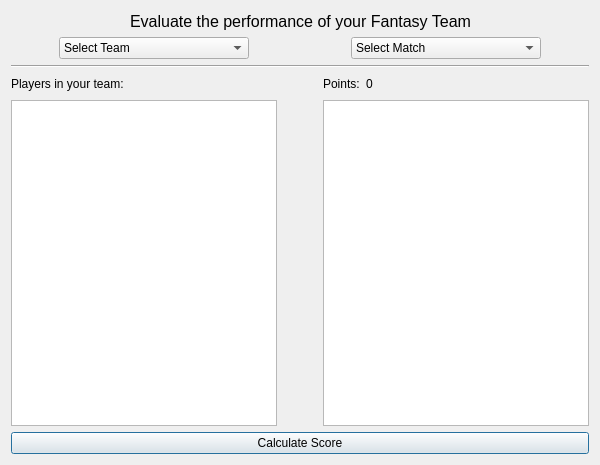
<?xml version="1.0" encoding="UTF-8"?>
<ui version="4.0">
 <class>evaluate_team_dialog</class>
 <widget class="QDialog" name="evaluate_team_dialog">
  <property name="geometry">
   <rect>
    <x>0</x>
    <y>0</y>
    <width>600</width>
    <height>465</height>
   </rect>
  </property>
  <property name="minimumSize">
   <size>
    <width>600</width>
    <height>465</height>
   </size>
  </property>
  <property name="windowTitle">
   <string>Evaluate Teams</string>
  </property>
  <property name="windowIcon">
   <iconset>
    <normaloff>ball.png</normaloff>ball.png</iconset>
  </property>
  <layout class="QVBoxLayout" name="verticalLayout_4">
   <item>
    <layout class="QVBoxLayout" name="verticalLayout_3">
     <item>
      <layout class="QHBoxLayout" name="horizontalLayout_2">
       <item>
        <spacer name="horizontalSpacer_5">
         <property name="orientation">
          <enum>Qt::Horizontal</enum>
         </property>
         <property name="sizeHint" stdset="0">
          <size>
           <width>40</width>
           <height>20</height>
          </size>
         </property>
        </spacer>
       </item>
       <item>
        <widget class="QLabel" name="label">
         <property name="font">
          <font>
           <pointsize>12</pointsize>
          </font>
         </property>
         <property name="text">
          <string>Evaluate the performance of your Fantasy Team</string>
         </property>
         <property name="alignment">
          <set>Qt::AlignCenter</set>
         </property>
        </widget>
       </item>
       <item>
        <spacer name="horizontalSpacer_6">
         <property name="orientation">
          <enum>Qt::Horizontal</enum>
         </property>
         <property name="sizeHint" stdset="0">
          <size>
           <width>40</width>
           <height>20</height>
          </size>
         </property>
        </spacer>
       </item>
      </layout>
     </item>
     <item>
      <layout class="QHBoxLayout" name="horizontalLayout_4" stretch="1,4,2,4,1">
       <item>
        <spacer name="horizontalSpacer_3">
         <property name="orientation">
          <enum>Qt::Horizontal</enum>
         </property>
         <property name="sizeHint" stdset="0">
          <size>
           <width>40</width>
           <height>20</height>
          </size>
         </property>
        </spacer>
       </item>
       <item>
        <widget class="QComboBox" name="team_select_dropdown">
         <item>
          <property name="text">
           <string>Select Team</string>
          </property>
         </item>
        </widget>
       </item>
       <item>
        <spacer name="horizontalSpacer_2">
         <property name="orientation">
          <enum>Qt::Horizontal</enum>
         </property>
         <property name="sizeHint" stdset="0">
          <size>
           <width>40</width>
           <height>20</height>
          </size>
         </property>
        </spacer>
       </item>
       <item>
        <widget class="QComboBox" name="match_select_dropdown">
         <item>
          <property name="text">
           <string>Select Match</string>
          </property>
         </item>
         <item>
          <property name="text">
           <string>Match 1</string>
          </property>
         </item>
         <item>
          <property name="text">
           <string>Match 2</string>
          </property>
         </item>
         <item>
          <property name="text">
           <string>Match 3</string>
          </property>
         </item>
         <item>
          <property name="text">
           <string>Match 4</string>
          </property>
         </item>
         <item>
          <property name="text">
           <string>Match 5</string>
          </property>
         </item>
        </widget>
       </item>
       <item>
        <spacer name="horizontalSpacer_4">
         <property name="orientation">
          <enum>Qt::Horizontal</enum>
         </property>
         <property name="sizeHint" stdset="0">
          <size>
           <width>40</width>
           <height>20</height>
          </size>
         </property>
        </spacer>
       </item>
      </layout>
     </item>
     <item>
      <widget class="Line" name="line">
       <property name="orientation">
        <enum>Qt::Horizontal</enum>
       </property>
      </widget>
     </item>
     <item>
      <layout class="QHBoxLayout" name="horizontalLayout_3" stretch="1,0,1">
       <item>
        <layout class="QVBoxLayout" name="verticalLayout_2">
         <item>
          <widget class="QLabel" name="label_2">
           <property name="minimumSize">
            <size>
             <width>0</width>
             <height>20</height>
            </size>
           </property>
           <property name="text">
            <string>Players in your team:</string>
           </property>
          </widget>
         </item>
         <item>
          <widget class="QListWidget" name="player_list"/>
         </item>
        </layout>
       </item>
       <item>
        <spacer name="horizontalSpacer">
         <property name="orientation">
          <enum>Qt::Horizontal</enum>
         </property>
         <property name="sizeHint" stdset="0">
          <size>
           <width>40</width>
           <height>20</height>
          </size>
         </property>
        </spacer>
       </item>
       <item>
        <layout class="QVBoxLayout" name="verticalLayout">
         <item>
          <layout class="QHBoxLayout" name="horizontalLayout">
           <item>
            <widget class="QLabel" name="label_3">
             <property name="text">
              <string>Points:</string>
             </property>
            </widget>
           </item>
           <item>
            <widget class="QLabel" name="total_points">
             <property name="text">
              <string>0</string>
             </property>
            </widget>
           </item>
           <item>
            <spacer name="horizontalSpacer_7">
             <property name="orientation">
              <enum>Qt::Horizontal</enum>
             </property>
             <property name="sizeHint" stdset="0">
              <size>
               <width>40</width>
               <height>20</height>
              </size>
             </property>
            </spacer>
           </item>
          </layout>
         </item>
         <item>
          <widget class="QListWidget" name="point_list"/>
         </item>
        </layout>
       </item>
      </layout>
     </item>
    </layout>
   </item>
   <item>
    <widget class="QPushButton" name="calc_score_button">
     <property name="text">
      <string>Calculate Score</string>
     </property>
    </widget>
   </item>
  </layout>
 </widget>
 <resources/>
 <connections>
  <connection>
   <sender>team_select_dropdown</sender>
   <signal>activated(QString)</signal>
   <receiver>player_list</receiver>
   <slot>clear()</slot>
   <hints>
    <hint type="sourcelabel">
     <x>196</x>
     <y>51</y>
    </hint>
    <hint type="destinationlabel">
     <x>199</x>
     <y>130</y>
    </hint>
   </hints>
  </connection>
  <connection>
   <sender>calc_score_button</sender>
   <signal>clicked()</signal>
   <receiver>point_list</receiver>
   <slot>clear()</slot>
   <hints>
    <hint type="sourcelabel">
     <x>293</x>
     <y>439</y>
    </hint>
    <hint type="destinationlabel">
     <x>380</x>
     <y>344</y>
    </hint>
   </hints>
  </connection>
  <connection>
   <sender>match_select_dropdown</sender>
   <signal>activated(QString)</signal>
   <receiver>point_list</receiver>
   <slot>reset()</slot>
   <hints>
    <hint type="sourcelabel">
     <x>418</x>
     <y>55</y>
    </hint>
    <hint type="destinationlabel">
     <x>428</x>
     <y>185</y>
    </hint>
   </hints>
  </connection>
 </connections>
</ui>
